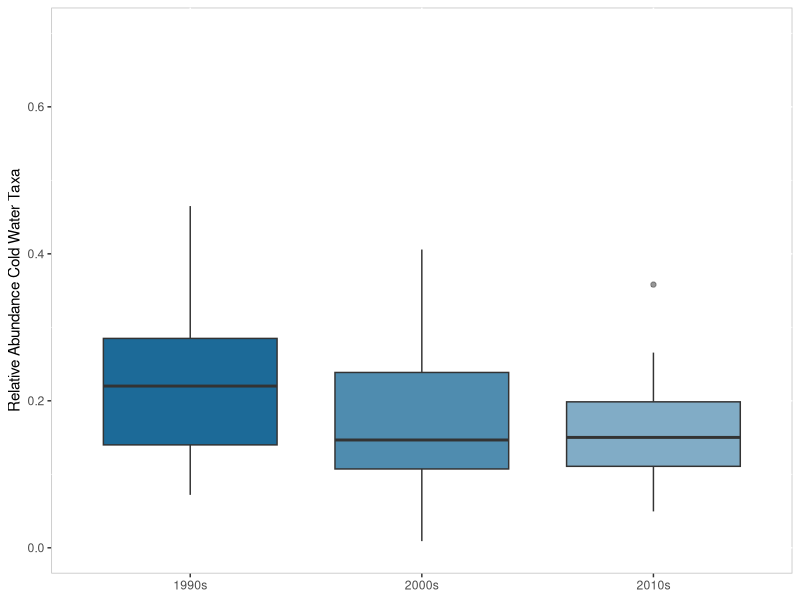
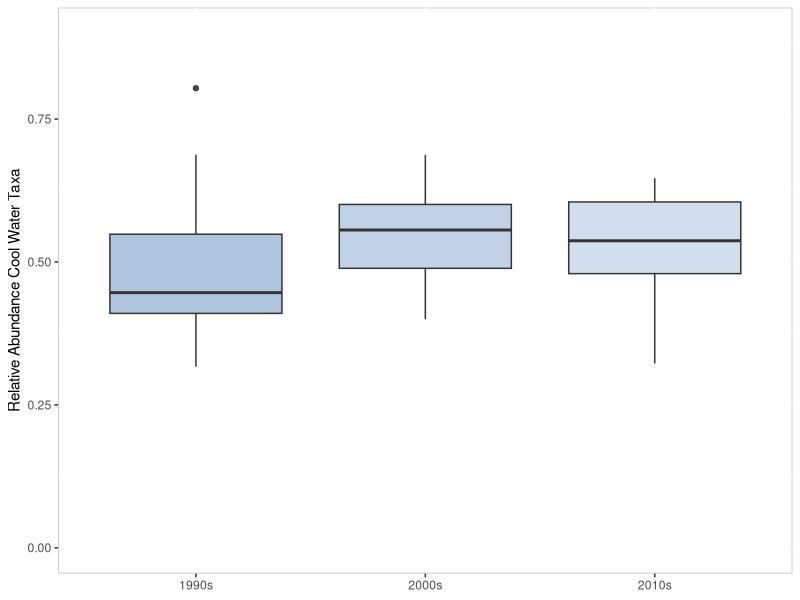
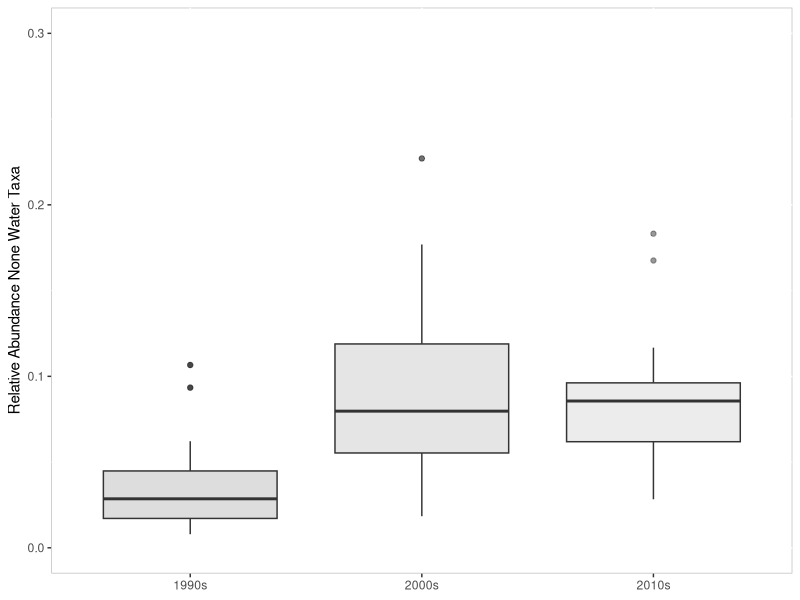
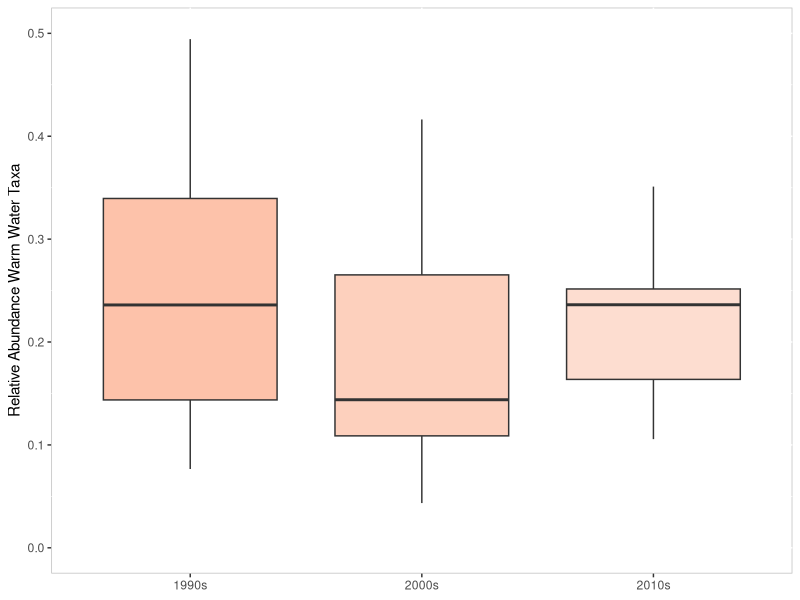

Recreate these plots in R, in order.
# Set working directory
setwd('')

# Load libraries
library(ggplot2)

# Load raw data
taxa <- read.csv('data/bcg2Site_AllYears_Taxa.csv',header=TRUE)
taxa$YrGrp <- ifelse(taxa$YearGrp<3,1990,ifelse(taxa$YearGrp>4,2010,2000))
taxa$RegionalTempOptimaClass<- ifelse(taxa$RegionalTempOptimaClass == '','None', 
                                      taxa$RegionalTempOptimaClass)

# Manipulate raw data for boxplots.  Aggregate by Year than by decade.
temp_agg <- aggregate(taxa$RelAbund,
                     by=as.list(taxa[,c('staSeq','Sample_Year','YrGrp','RegionalTempOptimaClass')]),
                     FUN=sum)
temp_agg <- aggregate(temp_agg$x,
                      by=as.list(temp_agg[,c('staSeq','YrGrp','RegionalTempOptimaClass')]),
                      FUN=mean)

# Set parameters for boxplots
temp_class <- unique(temp_agg$RegionalTempOptimaClass)
print(temp_class)
bp_colors <- c("#045a8d","#a6bddb","#d9d9d9","#fcbba1")

# Run boxplot for each temperature class
for(i in 1:length(temp_class)){
  temp_class_agg <- temp_agg[temp_agg$RegionalTempOptimaClass == temp_class[i],]
  temp_class_agg <- temp_class_agg[,c(1,2,4)]
  temp_class_reshape <- reshape(temp_class_agg, idvar='staSeq',timevar='YrGrp',direction='wide')
  temp_class_reshape <- temp_class_reshape[complete.cases(temp_class_reshape),]
  temp_class_reshape <- reshape(temp_class_reshape,direction="long",idvar="staSeq",
                                varying=2:ncol(temp_class_reshape),sep=".")
  
  tempOpt_bp  <-  ggplot(temp_class_reshape,aes(as.factor(time),temp_class_reshape[,3]))+
                  geom_boxplot(fill=bp_colors[i],alpha=c(0.9,0.7,0.5))+
                  ylim(0,round(max(temp_class_agg[,3])+0.05,1))+
                  labs(y=paste("Relative Abundance",temp_class[i],"Water Taxa"))+
                  scale_x_discrete(labels=c("1990s","2000s","2010s"))+
                  theme(axis.title.x=element_blank(),
                        panel.background = element_rect(fill = "white", colour = "grey"))
                  # theme(axis.title.x=element_blank(),
                  #       panel.background = element_rect(fill = "white", colour = "grey"))
  
  tempOpt_bp
  
  file <- paste0("plots/tempOpt_",temp_class[i],".png")
  ggsave(file,width=5,height=5,units="in")
}
